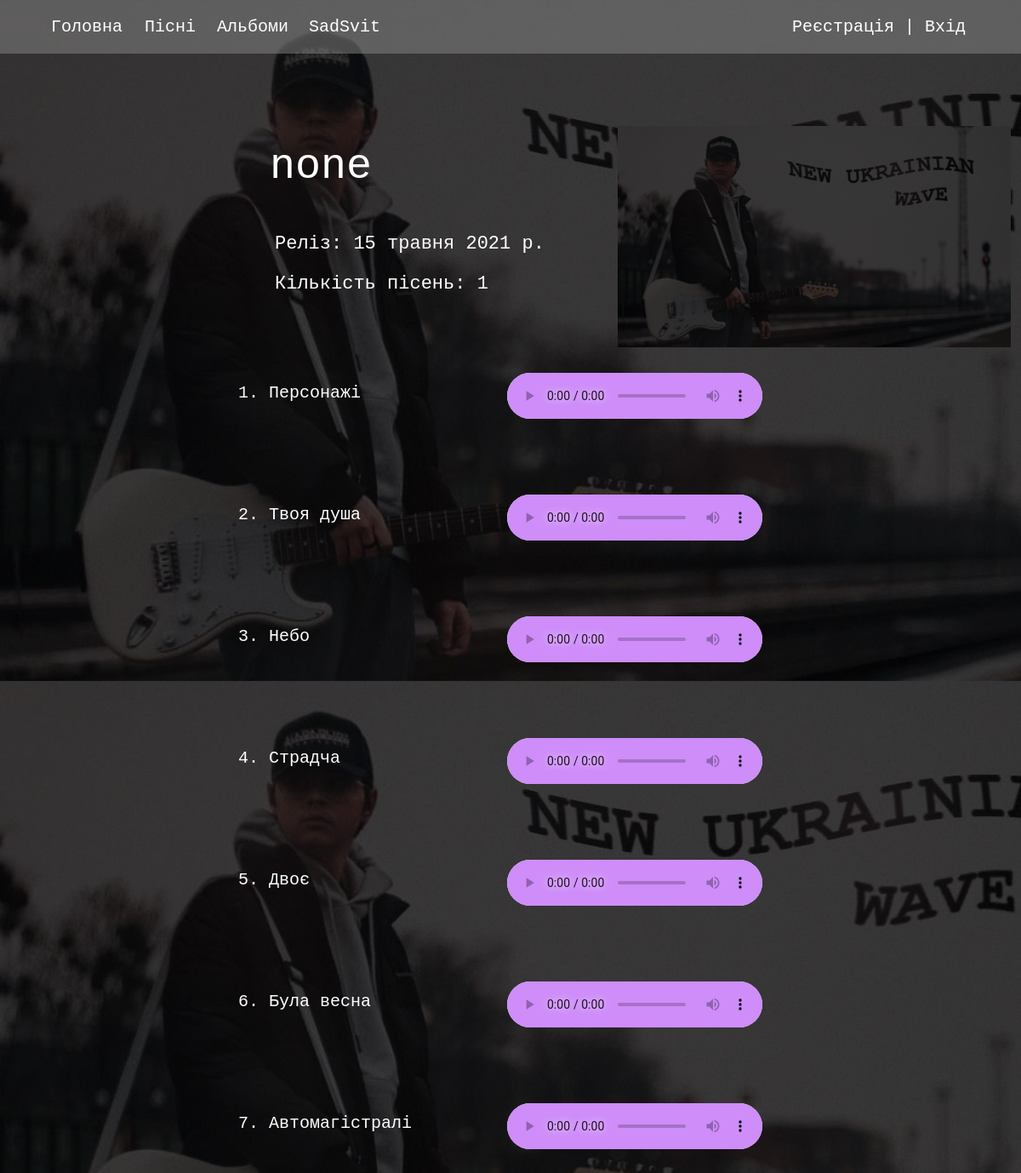
The app's page /none/adescription with its own data.
### songs_of_SS/models.py (models this page shows, shortened)
class Album(models.Model):
    name = models.CharField(max_length=100, db_index=True)
    slug = models.SlugField(max_length=100, unique=True, db_index=True)
    release_date = models.DateField()
    number_of_songs = models.IntegerField()
    photo = models.ImageField(upload_to = 'static/songs_of_SS/media', null=True)
    slug = models.SlugField(max_length=100, unique=True, db_index=True)
    def __str__(self):
        return self.name

class Song(models.Model):
    title = models.CharField(max_length=100)
    slug = models.SlugField(max_length=100, unique=True, db_index=True)
    artist = models.CharField(max_length=100)
    mp3_file = models.FileField(upload_to='mp3_files')
    text = models.TextField(blank=True)
    release_date = models.DateField()
    album = models.ForeignKey('Album', on_delete=models.SET_NULL, null=True)
    photo = models.ImageField(upload_to = 'static/songs_of_SS/media', null=True)

### songs_of_SS/views.py (the view)
# urls.py: path('<slug:slug>/adescription', views.AlbumDescription.as_view(), name='album_description'),
class AlbumDescription(DataMixin, DetailView):
    model = Album
    template_name = 'songs_of_SS/album_description.html'
    context_object_name = 'album'
    def get_context_data(self, *, object_list = None, **kwargs):
        context = super().get_context_data(**kwargs)
        a = Album.objects.filter(name = context['album'])
        context_def = self.get_user_context(title = context['album'], songs = Song.objects.filter(album = a[0].pk))
        return dict(list(context.items())+list(context_def.items()))

### songs_of_SS/utils.py (called while the page is built)
    def get_user_context(self, **kwargs):
        context = kwargs
        context['header_links'] = header_links
        return context

### songs_of_SS/templates/songs_of_SS/album_description.html (shortened to what this page needs)
{% extends 'songs_of_SS/base.html' %}
{% block content %}
<div class="album-description">
    <p class="name-album-description">{{ album.name }}</p>
    <p class="album-release-number-description">Реліз: {{ album.release_date }}</p>
    <p class="album-release-number-description">Кількість пісень: {{ album.number_of_songs }}</p>
    <img class="album-image-description" src="{{ album.photo.url }}">
</div>
    <ol class="songs-in-album">
        {% for song in songs %}
            <li>
                <p>{{ song.title }}</p>
                <audio controls class="audio-album-description">
                    <source src="{{ song.mp3_file.url }}" type="audio/mp3">
                </audio>
            </li>
        {% endfor %}
    </ol>
{% endblock %}

### songs_of_SS/static/songs_of_SS/css/style.css (style rules this page uses)
body { margin: 0; padding: 0; background-image: url('../media/maxresdefault.jpg'); background-size:cover; height: 100vh; font-family: 'Courier New', Courier, monospace; }
audio { top: 22px; position: relative; }
.album-description { margin-left: 50%; top: 100px; position: relative; padding: 17px; margin-bottom: 40px; transform: translateX(-50%); height: 120px; }
.name-album-description { color: rgb(255, 255, 255); font-size: 50px; text-decoration: none; transition: 0.5s linear; }
.album-image-description { height: 260px; position: relative; top: -220px; left: 409px; }
.album-release-number-description { color: white; font-size: 22px; position: relative; left: 6px; }
.songs-in-album { color: white; position: relative; display: inline-block; top: 220px; margin-left: 40%; transform: translateX(-60%); }
li { padding-bottom: 20px; font-size: 20px; }
.audio-album-description { top: -55px; left: 280px; position: relative; }

### records on screen
Album: name "none", release_date "15 травня 2021 р.", number_of_songs "1", photo (placeholder picture)
Song: title "Персонажі"
Song: title "Твоя душа"
Song: title "Небо"
Song: title "Страдча"
Song: title "Двоє"
Song: title "Була весна"
Song: title "Автомагістралі"

### other values on screen
{{ l.title }} "Головна" "Пісні" "Альбоми" "SadSvit"
